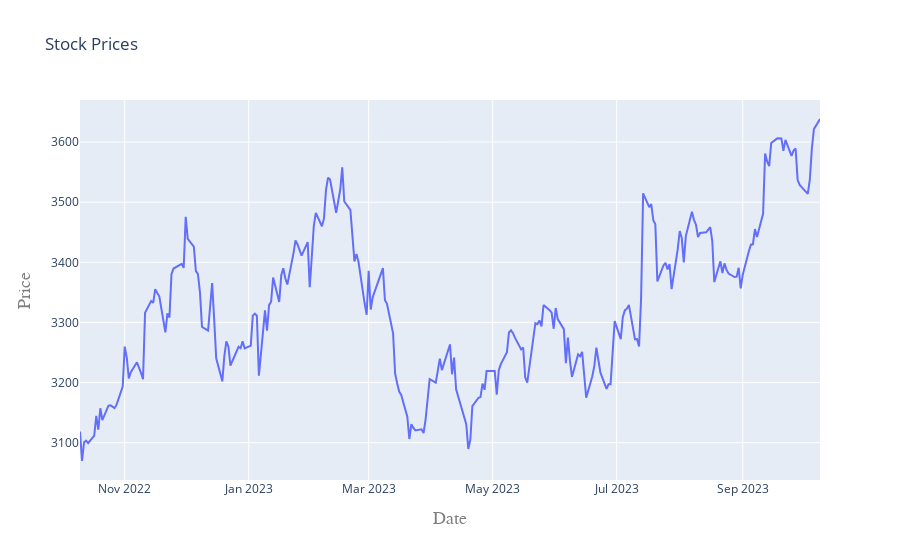

Notebook cell for this chart:
### Code cell
iplot(plot)

### Figure 1 — Plotly figure (JSON) as saved in the notebook; plotly's stock layout.template omitted (floating-point values rounded to 4 significant figures; data arrays with more than 128 entries replaced by an {"elided": "..."} marker saying what was removed)
{"data": [{"type": "scatter", "x": {"elided": "248 str values"}, "y": {"elided": "248 float values"}}], "layout": {"autosize": true, "title": {"text": "Stock Prices "}, "xaxis": {"autorange": true, "range": ["2022-10-10", "2023-10-09"], "title": {"font": {"color": "#7f7f7f", "family": "Courier New, monospace", "size": 18}, "text": "Date"}, "type": "date"}, "yaxis": {"autorange": true, "range": [3038.0, 3670.0], "title": {"font": {"color": "#7f7f7f", "family": "Courier New, monospace", "size": 18}, "text": "Price"}, "type": "linear"}}}
